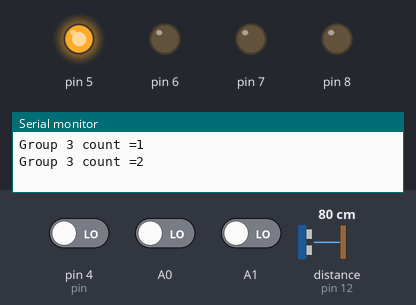
The sketch below on a simulated Arduino Uno, built with avr-gcc and run on an emulated ATmega328P. Parts: output pins drawn as LEDs (lit = HIGH), the last lines printed to the serial monitor. Wiring (inferred from the names in the program): ultrasonic range finder: trigger pin 13; echo pin 12. The inputs (shaded band) are chosen by the test bench; at power-on: A0 LOW, pin 4 (pin) LOW, A1 LOW, distance to the obstacle (sensor on pin 12) 80 cm. The echo pulse lasts 58.3 µs per cm; pins used as bus, display or sensor lines are not drawn.

Above: at 1.2 s.
1.3 s: A0 driven HIGH
At 2.7 s:
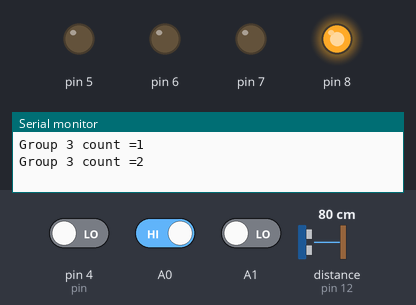
3.0 s: pin 4 (pin) driven HIGH
At 4.4 s:
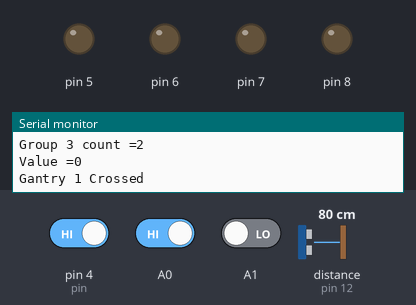
5.5 s: pin 4 (pin) driven LOW
At 7.2 s:
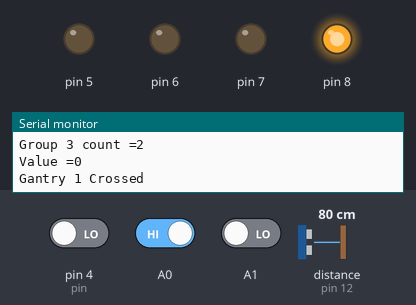
7.5 s: A0 driven LOW
At 8.2 s:
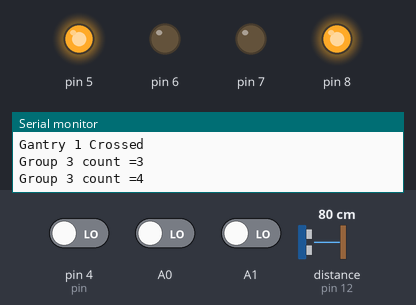
Timing chart, 0 to 11.1 s (numbered marks = the images above; inputs shaded):
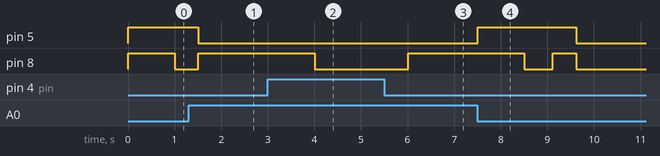

The sketch:

Bronze_06-02-2025_no_Xbee_sir_code.ino
```cpp
const int ledPin = 9;
const int trigPin = 13;
const int echoPin = 12;
const int pin=4;
long duration;
int x=1;
int distanceCm, distanceInch;

void setup() {
  pinMode(trigPin, OUTPUT);
  pinMode(echoPin, INPUT);
  for(int i = 5; i<9; i++){
    pinMode(i,OUTPUT);
    }
    pinMode(A0,INPUT);
    pinMode(A1,INPUT);
    Serial.begin(9600);
}

long st = millis();
int count = 0;
int flag = 0;

void stopp(){
    digitalWrite(5,LOW);
    digitalWrite(8,LOW);
    digitalWrite(6,LOW);
    digitalWrite(7,LOW);
}

void forward(){
    digitalWrite(5,HIGH);
    digitalWrite(8,HIGH);
    digitalWrite(6,LOW);
    digitalWrite(7,LOW);
}
void backward(){
    digitalWrite(6,HIGH);
    digitalWrite(7,HIGH);
    digitalWrite(5,LOW);
    digitalWrite(8,LOW);
}
void left(){
    digitalWrite(6,LOW);
    digitalWrite(7,LOW);
    digitalWrite(5,HIGH);
    digitalWrite(8,LOW);
}
void right(){
    digitalWrite(6,LOW);
    digitalWrite(7,LOW);
    digitalWrite(5,LOW);
    digitalWrite(8,HIGH);
}
void clockwise(){
    digitalWrite(6,HIGH);
    digitalWrite(7,LOW);
    digitalWrite(5,LOW);
    digitalWrite(8,HIGH);
}
void counterclockwise(){
    digitalWrite(6,LOW);
    digitalWrite(7,HIGH);
    digitalWrite(5,HIGH);
    digitalWrite(8,LOW);
}

void loop() {
  if (digitalRead(pin) > 0){
    int value=pulseIn(pin,HIGH);
    Serial.print("Value =");
    Serial.println(value);
    if(value >1000 && value <2000){}
      Serial.println("Gantry 1 Crossed");
      stopp();
      delay(1000);

              if(value >2500 && value <3000)
                    Serial.println("Gantry 2 Crossed");
                    stopp();
                    delay(1000);
              if(value >500 && value <1000)
              {
                    Serial.println("Gantry 3 Crossed");
                    stopp();
                    delay(1000);
              }
        }

  if(x==1 || flag==1){
    flag=1;
    int s=0;
    digitalWrite(trigPin, LOW);
    delayMicroseconds(2);
    digitalWrite(trigPin, HIGH);
    delayMicroseconds(10);
    digitalWrite(trigPin, LOW);
    duration = pulseIn(echoPin, HIGH);
    distanceCm= (duration*0.034)/2;
    distanceInch = (duration*0.0133)/2;
    if(distanceCm>30){
      int r = digitalRead(A0);
      int l = digitalRead(A1);
      if(l==1 && r==1)
        forward();
      else if(l==1 && r==0)
        left();
      else if(l==0 && r==1)
        right();
      else{
        long endt = millis();
        if(endt-st>500){
          count++;
          Serial.print("Group 3 count =");
          Serial.println(count);
          st = millis();
        }
        if(count == 0){
          forward();
        }
        if(count == 1){
          forward();
        }

        if(count==2){
          left();
          {
          delay(500);
        }
        }

        if(count==3){
          forward();
        }

        if(count==4){
          forward();
        }

        if(count==5){
          left();{
          delay(600);
          }
        }

        if(count==6){
          forward();
        }

        if(count==7){
          stopp();
          flag=0;
        }
      }
    }
    else{
      stopp();
    }
  }

}
```

Measured:
- after the input at 1.3 s, pin 5: HIGH → LOW after 0.21 s; pin 8: goes on until 1.5 s, then stays HIGH
- after the input at 3.0 s, pin 8: HIGH → LOW after 1.0 s
- after the input at 5.5 s, pin 8: goes on until 6.0 s, then stays HIGH
- after the input at 7.5 s, pin 5: LOW → HIGH at once, → LOW 2.1 s later; pin 8: HIGH → LOW after 1.0 s, → HIGH 0.61 s later, → LOW 0.50 s later
